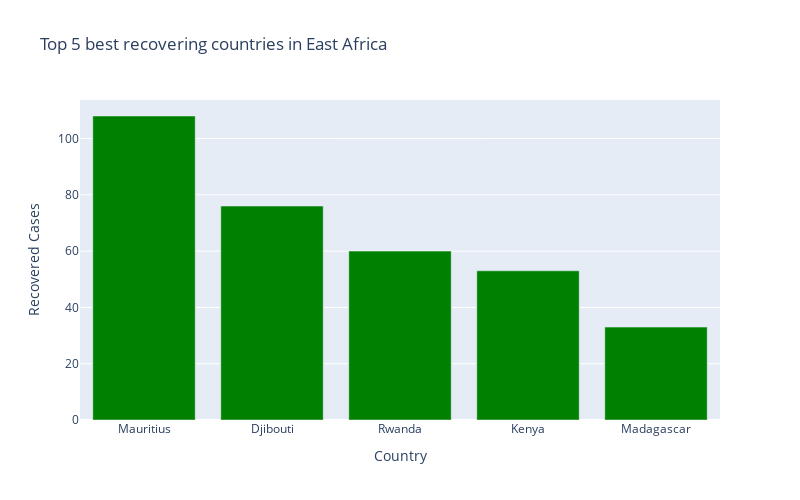

Notebook code cell kept with this figure:
### Markdown cell above
### 5 worst hit countries in East Africa - Recovering cases

### Code cell
px.bar(
    afro_country_df_ea_ren.sort_values('Recovered Cases', ascending= False).head(5),
    x = "Country",
    y = "Recovered Cases",
    title= "Top 5 best recovering countries in East Africa", # the axis names
    color_discrete_sequence=["green"], 
    height=500,
    width=800
)

### Figure 1 — Plotly figure (JSON) as saved in the notebook; plotly's stock layout.template omitted (floating-point values rounded to 4 significant figures)
{"data": [{"alignmentgroup": "True", "hovertemplate": "Country=%{x}<br>Recovered Cases=%{y}<extra></extra>", "legendgroup": "", "marker": {"color": "green"}, "name": "", "offsetgroup": "", "orientation": "v", "showlegend": false, "textposition": "auto", "type": "bar", "x": ["Mauritius", "Djibouti", "Rwanda", "Kenya", "Madagascar"], "xaxis": "x", "y": [108, 76, 60, 53, 33], "yaxis": "y"}], "layout": {"barmode": "relative", "height": 500, "legend": {"tracegroupgap": 0}, "title": {"text": "Top 5 best recovering countries in East Africa"}, "width": 800, "xaxis": {"anchor": "y", "domain": [0, 1], "title": {"text": "Country"}}, "yaxis": {"anchor": "x", "domain": [0, 1], "title": {"text": "Recovered Cases"}}}}
